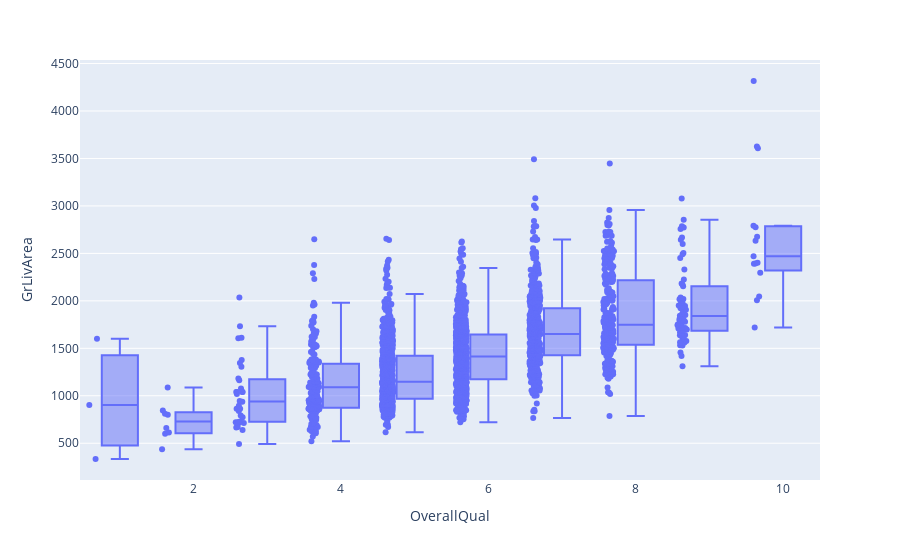

This figure's notebook cell:
### Code cell
fig = px.box(df3, x = "OverallQual", y="GrLivArea", points="all")
fig.show()

### Figure 1 — Plotly figure (JSON) as saved in the notebook; plotly's stock layout.template omitted (floating-point values rounded to 4 significant figures; data arrays with more than 128 entries replaced by an {"elided": "..."} marker saying what was removed)
{"data": [{"alignmentgroup": "True", "boxpoints": "all", "hovertemplate": "OverallQual=%{x}<br>GrLivArea=%{y}<extra></extra>", "legendgroup": "", "marker": {"color": "#636efa"}, "name": "", "notched": false, "offsetgroup": "", "orientation": "v", "showlegend": false, "type": "box", "x": {"elided": "2333 int values"}, "x0": " ", "xaxis": "x", "y": {"elided": "2333 int values"}, "y0": " ", "yaxis": "y"}], "layout": {"boxmode": "group", "legend": {"tracegroupgap": 0}, "margin": {"t": 60}, "xaxis": {"anchor": "y", "domain": [0, 1], "title": {"text": "OverallQual"}}, "yaxis": {"anchor": "x", "domain": [0, 1], "title": {"text": "GrLivArea"}}}}
